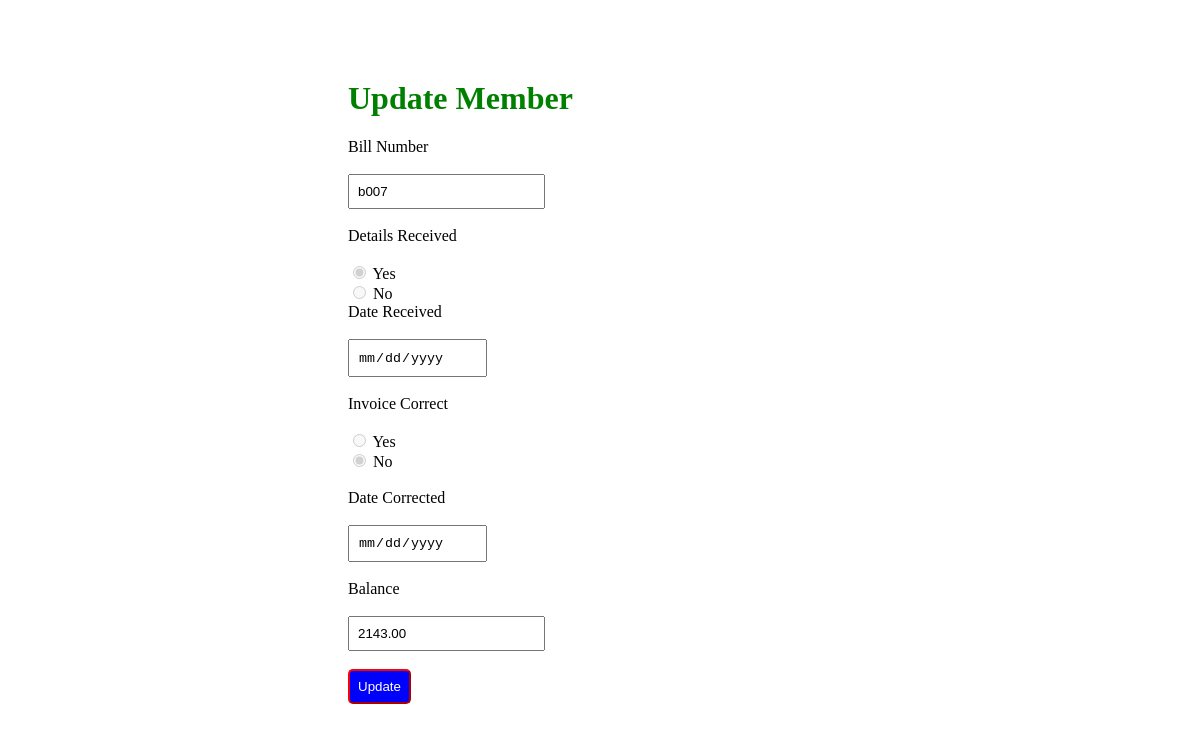
The app's page /update/5/ with its own data.
### myapp/models.py (models this page shows)
class Member(models.Model):
    bill_number = models.CharField(max_length=100, unique = True)
    details_received = models.BooleanField(default = False)
    date_received = models.DateField(null=True, blank=True)
    invoice_correct = models.BooleanField(null = True)
    date_corrected = models.DateField(null=True, blank=True)
    balance = models.DecimalField(max_digits=10, decimal_places=2)

### myapp/views.py (the view)
# urls.py: path('update/<int:id>/',views.update,name="update"),
def update(request,id):
    mem=Member.objects.get(id=id)
    return render(request,'update.html',{'mem':mem})

### myapp/templates/update.html (shortened to what this page needs)
<!DOCTYPE html>
<html lang="en">
<head>
</head>
{% load static %}
<link rel="stylesheet" href="{% static 'style.css' %}">
<body>
    <div class="container2">
        <h1>Update Member</h1>
<form action="{% url 'uprec' mem.id %}" method="post">
    <label for="bill_number">Bill Number</label><br><br>
    <input type="text" name="bill_number" id="bill_number" value="{{ mem.bill_number }}"
        {% if mem.bill_number %}readonly{% endif %}><br><br>
    <label>Details Received</label><br><br>
    <input type="radio" name="details_received" id="details_received_yes" value = "yes"
           {% if mem.details_received %}checked{% endif %}
           {% if mem.date_received %}disabled{% endif %}>
    <label for="details_received_yes">Yes</label><br>
    <input type="radio" name="details_received" id="details_received_no" value = "no"
           {% if mem.date_received %}disabled{% endif %}>
    <label for="details_received_no">No</label><br>
    <label for="date_received">Date Received</label><br><br>
    <input type="date" name="date_received" id="date_received" value="{{ mem.date_received|default_if_none:'' }}" readonly><br><br>
    <label>Invoice Correct</label><br><br>
<input type="radio" name="invoice_correct" id="invoice_correct_yes" value="yes"
    {% if mem.date_corrected %}disabled{% endif %}>
<label for="invoice_correct_yes">Yes</label><br>
<input type="radio" name="invoice_correct" id="invoice_correct_no" value="no"
    {% if not mem.invoice_correct %}checked{% endif %}
    {% if mem.date_corrected %}disabled{% endif %}>
<label for="invoice_correct_no">No</label><br><br>
    <label for="date_corrected">Date Corrected</label><br><br>
    <input type="date" name="date_corrected" id="date_corrected" value="{{ mem.date_corrected|default_if_none:'' }}" readonly><br><br>
    <label for="balance">Balance</label><br><br>
    <input type="number" name="balance" id="balance" step="0.01" value="{{ mem.balance }}"><br><br>
    <button type="submit" id="new1">Update</button>
</form>
    </div>
</body>
</html>

### myapp/static/style.css (style rules this page uses)
.container2 #new1 { background-color: blue; border-color: red; border-radius: 5px; padding: 8px; color: white; }
h1 { color: green; }
.container2 input { padding: 8px; }
.container2 { margin: 80px 240px 60px 240px; padding: 0px 100px 100px 100px; }

### records on screen
Member: bill_number "b007", date_received "☑ Yes", date_received "☐ No", date_corrected "☐ Yes", date_corrected "☑ No", balance "2143.00"
